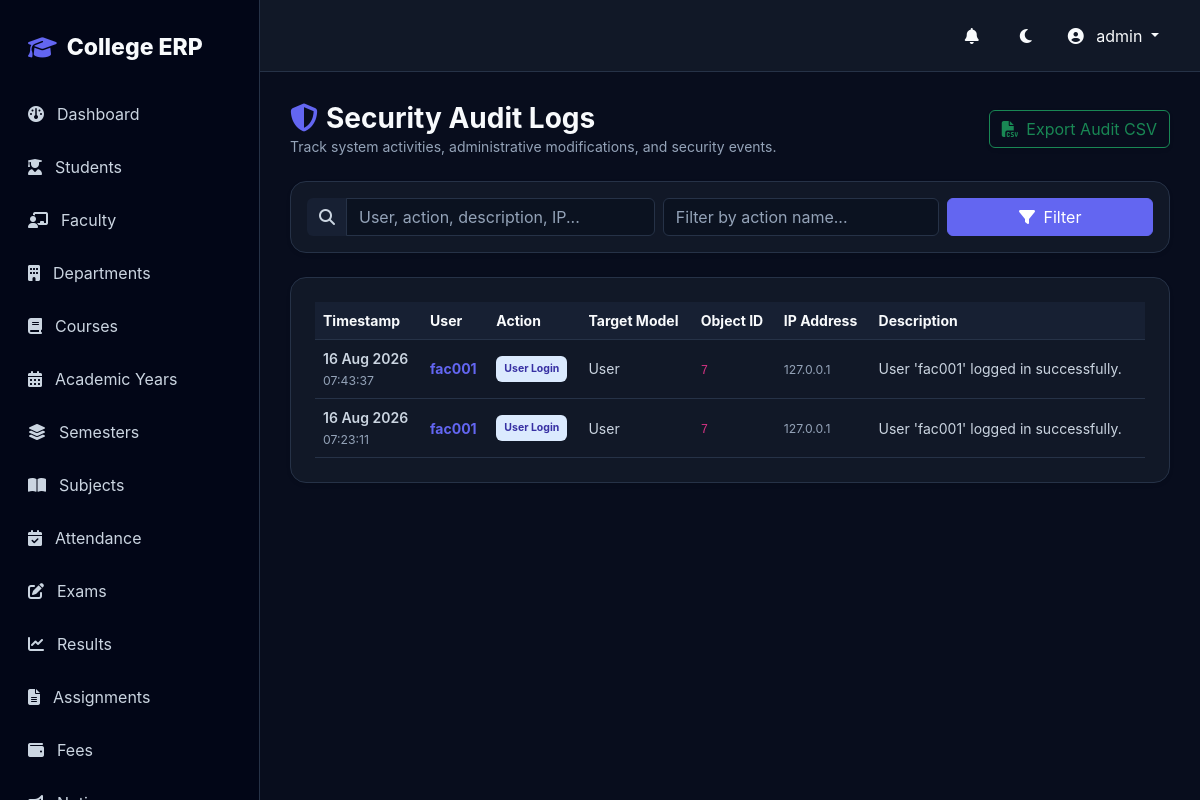
Page /audit-logs/ (signed in) on the earlier database version.
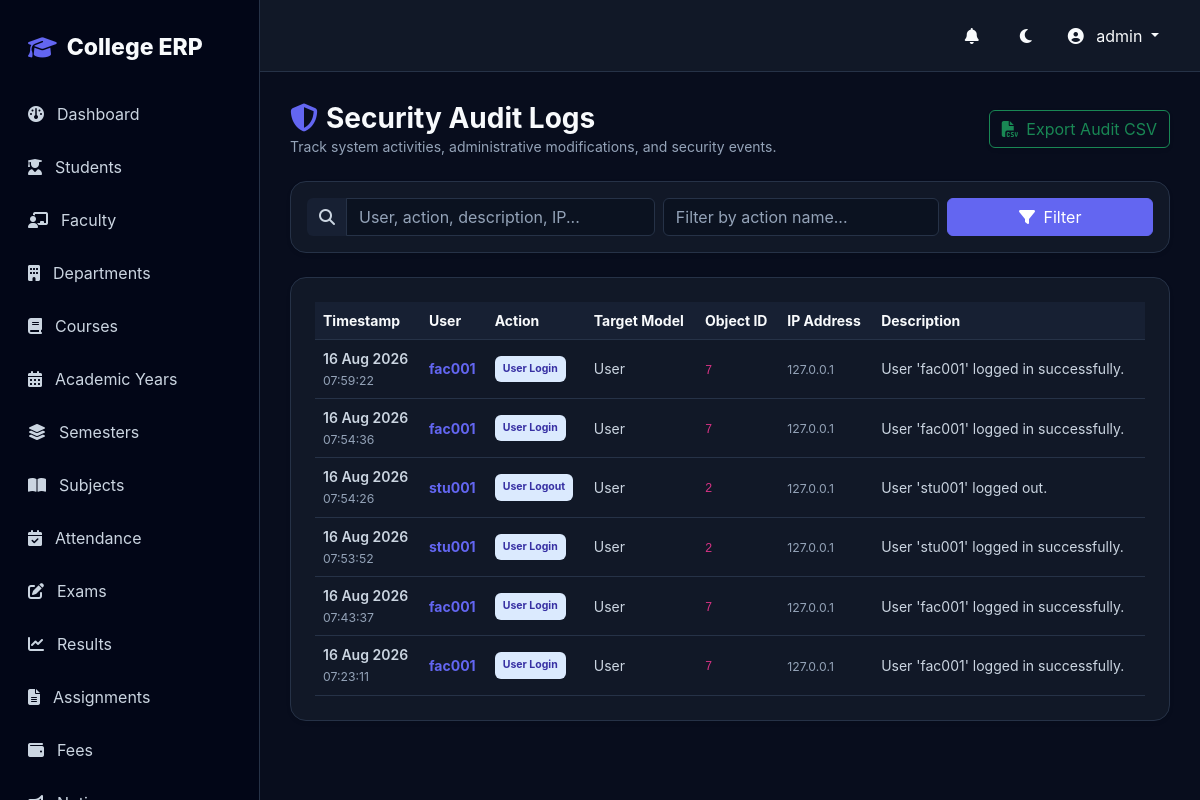
Same page on the later database version.
### audit_logs/models.py (models this page shows, shortened)
class AuditLog(models.Model):
    user = models.ForeignKey(
        User,
        on_delete=models.SET_NULL,
        null=True,
        blank=True,
        related_name="audit_logs"
    )
    action = models.CharField(
        max_length=100
    )
    model_name = models.CharField(
        max_length=100,
        blank=True
    )
    object_id = models.CharField(
        max_length=100,
        blank=True
    )
    description = models.TextField(
        blank=True
    )
    ip_address = models.GenericIPAddressField(
        null=True,
        blank=True
    )
    created_at = models.DateTimeField(
        auto_now_add=True
    )
    class Meta:
        ordering = ["-created_at"]

### audit_logs/views.py (the view, shortened to what this page needs)
# urls.py: path("", audit_log_list, name="audit_log_list"),
@login_required
def audit_log_list(request):
    is_admin = request.user.is_superuser or request.user.is_staff or (hasattr(request.user, "profile") and request.user.profile.role == "ADMIN")
    if not is_admin:
        raise PermissionDenied("Only administrators can view security audit logs.")
    logs_qs = AuditLog.objects.select_related("user").all()
    q = request.GET.get("q", "").strip()
    action_filter = request.GET.get("action", "").strip()
    if action_filter:
        logs_qs = logs_qs.filter(action__icontains=action_filter)
    logs_qs = logs_qs.order_by("-created_at")
    paginator = Paginator(logs_qs, 20)
    page_number = request.GET.get("page")
    page_obj = paginator.get_page(page_number)
    context = {
        "page_obj": page_obj,
        "q": q,
        "selected_action": action_filter,
    }
    return render(request, "audit_logs/audit_log_list.html", context)

### notifications/context_processors.py (called while the page is built)
def unread_notifications(request):
    if request.user.is_authenticated:
        count = Notification.objects.filter(recipient=request.user, is_read=False).count()
        return {"unread_notifications_count": count}
    return {"unread_notifications_count": 0}

### templates/audit_logs/audit_log_list.html (shortened to what this page needs)
{% extends "base.html" %}
{% block content %}
<div class="container-fluid p-0">
    <div class="d-flex flex-column flex-md-row justify-content-between align-items-md-center mb-4 gap-3">
        <div>
            <h1 class="h3 fw-bold m-0"><i class="fa-solid fa-shield-halved text-primary me-2"></i>Security Audit Logs</h1>
            <p class="text-muted small m-0">Track system activities, administrative modifications, and security events.</p>
        </div>
        <div>
            <a href="?q={{ q }}&action={{ selected_action }}&export=csv" class="btn btn-outline-success shadow-sm">
                <i class="fa-solid fa-file-csv me-1"></i> Export Audit CSV
            </a>
        </div>
    </div>
    <div class="card border-0 shadow-sm rounded-4 p-3 mb-4" style="background: var(--surface);">
        <form method="GET" class="row g-2 align-items-center">
            <div class="col-md-5">
                <div class="input-group">
                    <span class="input-group-text border-0" style="background: var(--surface-2); color: var(--muted);"><i class="fa-solid fa-magnifying-glass"></i></span>
                    <input type="text" name="q" value="{{ q }}" class="form-control border-0" style="background: var(--surface-2);" placeholder="User, action, description, IP...">
                </div>
            </div>
            <div class="col-md-4">
                <input type="text" name="action" value="{{ selected_action }}" class="form-control border-0" style="background: var(--surface-2);" placeholder="Filter by action name...">
            </div>
            <div class="col-md-3 d-flex gap-2">
                <button type="submit" class="btn btn-primary w-100"><i class="fa-solid fa-filter me-1"></i> Filter</button>
            </div>
        </form>
    </div>
    <div class="card border-0 shadow-sm rounded-4 p-4" style="background: var(--surface);">
        {% if page_obj %}
        <div class="table-responsive">
            <table class="table table-hover align-middle m-0 small">
                <thead>
                    <tr>
                        <th>Timestamp</th>
                        <th>User</th>
                        <th>Action</th>
                        <th>Target Model</th>
                        <th>Object ID</th>
                        <th>IP Address</th>
                        <th>Description</th>
                    </tr>
                </thead>
                <tbody>
                    {% for log in page_obj %}
                    <tr>
                        <td>
                            <div class="fw-semibold">{{ log.created_at|date:"d M Y" }}</div>
                            <small class="text-muted">{{ log.created_at|date:"H:i:s" }}</small>
                        </td>
                        <td>
                            {% if log.user %}
                            <span class="fw-bold text-primary">{{ log.user.username }}</span>
                            {% else %}
                            <span class="badge bg-secondary-subtle text-secondary">System</span>
                            {% endif %}
                        </td>
                        <td><span class="badge bg-primary-subtle text-primary p-2">{{ log.action }}</span></td>
                        <td>{{ log.model_name|default:"—" }}</td>
                        <td><code>{{ log.object_id|default:"—" }}</code></td>
                        <td><small class="text-muted">{{ log.ip_address|default:"N/A" }}</small></td>
                        <td><span class="text-break">{{ log.description|default:"—" }}</span></td>
                    </tr>
                    {% endfor %}
                </tbody>
            </table>
        </div>
        {% else %}
        <div class="text-center py-5">
            <i class="fa-solid fa-shield-halved fa-3x text-muted mb-3"></i>
            <h5 class="fw-bold">No Audit Logs Found</h5>
            <p class="text-muted small m-0">No security audit logs match your search query.</p>
        </div>
        {% endif %}
    </div>
</div>
{% endblock %}

### templates/base.html (shortened to what this page needs)
{% load static %}
<!DOCTYPE html>
<html lang="en">
<head>
    <link
        href="https://cdn.jsdelivr.net/npm/bootstrap@5.3.3/dist/css/bootstrap.min.css"
        rel="stylesheet"
    >
    <link
        href="https://cdnjs.cloudflare.com/ajax/libs/font-awesome/6.7.2/css/all.min.css"
        rel="stylesheet"
    >
    <link
        href="https://unpkg.com/aos@2.3.4/dist/aos.css"
        rel="stylesheet"
    >
</head>
<body>
    {% if user.is_authenticated %}
        {% include "components/sidebar.html" %}
        <main class="main">
            <nav class="navbar-custom">
                <div class="d-flex align-items-center gap-2">
                    <a
                        href="{% url 'notification_list' %}"
                        class="theme-btn position-relative me-1"
                        title="Notifications"
                        style="text-decoration: none; display: inline-flex; align-items: center; justify-content: center;"
                    >
                        <i class="fa-solid fa-bell"></i>
                    </a>
                    <button
                        class="theme-btn"
                        id="themeToggle"
                        title="Toggle theme"
                    >
                        <i class="fa-solid fa-moon"></i>
                    </button>
                    <div class="dropdown">
                        <button
                            class="btn dropdown-toggle"
                            data-bs-toggle="dropdown"
                            style="color: var(--text);"
                        >
                            <i class="fa-solid fa-circle-user me-2"></i>
                            {{ user.get_full_name|default:user.username }}
                        </button>
                    </div>
                </div>
            </nav>
            <section class="content">
                {% block content %}{% endblock %}
            </section>
        </main>
    {% else %}
        {% block auth_content %}{% endblock %}
    {% endif %}
</body>
</html>

### templates/components/sidebar.html (shortened to what this page needs)
<aside class="sidebar" id="sidebar">
    <div class="sidebar-logo">
        <i class="fa-solid fa-graduation-cap"></i>
        <span>College ERP</span>
    </div>
    {% if user.is_superuser or user.is_staff or user.profile.role == "ADMIN" or user.profile.role == "ACCOUNTANT" or user.profile.role == "HOD" or user.profile.role == "EXAM_CELL" %}
        <a href="{% url 'dashboard' %}" class="sidebar-link {% if request.resolver_match.url_name == 'dashboard' %}active{% endif %}">
            <i class="fa-solid fa-gauge"></i>
            <span>Dashboard</span>
        </a>
        <a href="{% url 'student_list' %}" class="sidebar-link ">
            <i class="fa-solid fa-user-graduate"></i>
            <span>Students</span>
        </a>
        <a href="{% url 'faculty_list' %}" class="sidebar-link ">
            <i class="fa-solid fa-chalkboard-user"></i>
            <span>Faculty</span>
        </a>
        <a href="{% url 'department_list' %}" class="sidebar-link {% if request.resolver_match.url_name == 'department_list' %}active{% endif %}">
            <i class="fa-solid fa-building"></i>
            <span>Departments</span>
        </a>
        <a href="{% url 'course_list' %}" class="sidebar-link {% if request.resolver_match.url_name == 'course_list' %}active{% endif %}">
            <i class="fa-solid fa-book"></i>
            <span>Courses</span>
        </a>
        <a href="{% url 'academic_year_list' %}" class="sidebar-link {% if request.resolver_match.url_name == 'academic_year_list' %}active{% endif %}">
            <i class="fa-solid fa-calendar-days"></i>
            <span>Academic Years</span>
        </a>
        <a href="{% url 'semester_list' %}" class="sidebar-link {% if request.resolver_match.url_name == 'semester_list' %}active{% endif %}">
            <i class="fa-solid fa-layer-group"></i>
            <span>Semesters</span>
        </a>
        <a href="{% url 'subject_list' %}" class="sidebar-link {% if request.resolver_match.url_name == 'subject_list' %}active{% endif %}">
            <i class="fa-solid fa-book-open"></i>
            <span>Subjects</span>
        </a>
        <a href="{% url 'attendance_history' %}" class="sidebar-link {% if request.resolver_match.url_name == 'attendance_history' or request.resolver_match.url_name == 'mark_attendance' %}active{% endif %}">
            <i class="fa-solid fa-calendar-check"></i>
            <span>Attendance</span>
        </a>
        <a href="{% url 'exam_list' %}" class="sidebar-link {% if request.resolver_match.url_name == 'exam_list' %}active{% endif %}">
            <i class="fa-solid fa-pen-to-square"></i>
            <span>Exams</span>
        </a>
        <a href="{% url 'result_entry' %}" class="sidebar-link {% if request.resolver_match.url_name == 'result_entry' %}active{% endif %}">
            <i class="fa-solid fa-chart-line"></i>
            <span>Results</span>
        </a>
        <a href="{% url 'assignment_list' %}" class="sidebar-link {% if request.resolver_match.url_name == 'assignment_list' %}active{% endif %}">
            <i class="fa-solid fa-file-lines"></i>
            <span>Assignments</span>
        </a>
        <a href="{% url 'fee_list' %}" class="sidebar-link {% if 'fee' in request.resolver_match.url_name and request.resolver_match.url_name != 'student_fees' %}active{% endif %}">
            <i class="fa-solid fa-wallet"></i>
            <span>Fees</span>
        </a>
        <a href="{% url 'notice_list' %}" class="sidebar-link {% if request.resolver_match.url_name == 'notice_list' %}active{% endif %}">
            <i class="fa-solid fa-bullhorn"></i>
            <span>Notices</span>
        </a>
    {% endif %}
</aside>

Differences in the rows shown:
added AuditLog: created_at "16 Aug 2026", created_at "07:59:22", user.username "fac001", action "User Login", model_name "User", object_id "7", ip_address "127.0.0.1", description "User 'fac001' logged in successfully."
added AuditLog: created_at "16 Aug 2026", created_at "07:54:36", user.username "fac001", action "User Login", model_name "User", object_id "7", ip_address "127.0.0.1", description "User 'fac001' logged in successfully."
added AuditLog: created_at "16 Aug 2026", created_at "07:54:26", user.username "stu001", action "User Logout", model_name "User", object_id "2", ip_address "127.0.0.1", description "User 'stu001' logged out."
added AuditLog: created_at "16 Aug 2026", created_at "07:53:52", user.username "stu001", action "User Login", model_name "User", object_id "2", ip_address "127.0.0.1", description "User 'stu001' logged in successfully."
